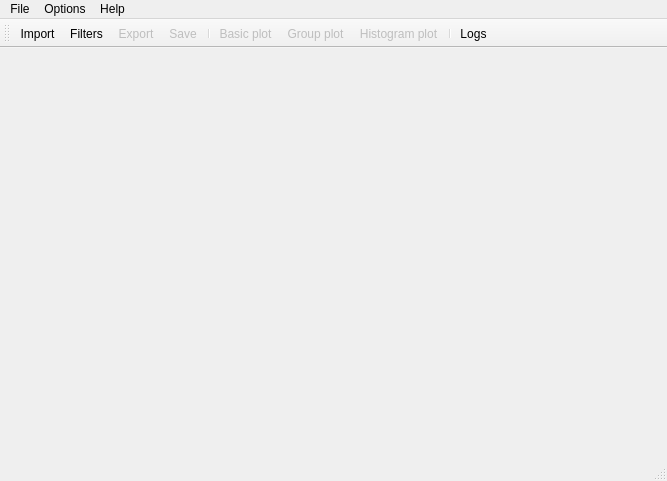
<?xml version="1.0" encoding="UTF-8"?>
<ui version="4.0">
 <class>VolbxMain</class>
 <widget class="QMainWindow" name="VolbxMain">
  <property name="geometry">
   <rect>
    <x>0</x>
    <y>0</y>
    <width>667</width>
    <height>481</height>
   </rect>
  </property>
  <property name="windowTitle">
   <string>Volbx</string>
  </property>
  <widget class="QWidget" name="centralWidget">
   <layout class="QVBoxLayout" name="verticalLayout">
    <property name="spacing">
     <number>1</number>
    </property>
    <property name="margin">
     <number>1</number>
    </property>
   </layout>
  </widget>
  <widget class="QMenuBar" name="menuBar">
   <property name="geometry">
    <rect>
     <x>0</x>
     <y>0</y>
     <width>667</width>
     <height>18</height>
    </rect>
   </property>
   <widget class="QMenu" name="menuPlik">
    <property name="title">
     <string>File</string>
    </property>
    <addaction name="actionImportData"/>
    <addaction name="actionFilters"/>
    <addaction name="actionHistogram"/>
    <addaction name="actionExport"/>
    <addaction name="actionSaveDatasetAs"/>
    <addaction name="separator"/>
    <addaction name="actionLogs"/>
    <addaction name="actionExit"/>
   </widget>
   <widget class="QMenu" name="menuTemp">
    <property name="title">
     <string>Help</string>
    </property>
    <addaction name="actionTutorials"/>
    <addaction name="separator"/>
    <addaction name="actionAbout"/>
   </widget>
   <widget class="QMenu" name="menuOptions">
    <property name="title">
     <string>Options</string>
    </property>
   </widget>
   <addaction name="menuPlik"/>
   <addaction name="menuOptions"/>
   <addaction name="menuTemp"/>
  </widget>
  <widget class="QToolBar" name="mainToolBar">
   <property name="enabled">
    <bool>true</bool>
   </property>
   <property name="windowTitle">
    <string>Tool bar</string>
   </property>
   <attribute name="toolBarArea">
    <enum>TopToolBarArea</enum>
   </attribute>
   <attribute name="toolBarBreak">
    <bool>false</bool>
   </attribute>
   <addaction name="actionImportData"/>
   <addaction name="actionFilters"/>
   <addaction name="actionExport"/>
   <addaction name="actionSaveDatasetAs"/>
   <addaction name="separator"/>
   <addaction name="actionBasic_plot"/>
   <addaction name="actionGroup_plot"/>
   <addaction name="actionHistogram"/>
   <addaction name="separator"/>
   <addaction name="actionLogs"/>
  </widget>
  <widget class="QStatusBar" name="statusBar"/>
  <action name="actionExit">
   <property name="text">
    <string>Exit</string>
   </property>
  </action>
  <action name="actionFilters">
   <property name="icon">
    <iconset resource="../Resources/Resources.qrc">
     <normaloff>:/Icons/Images/filter.png</normaloff>:/Icons/Images/filter.png</iconset>
   </property>
   <property name="text">
    <string>Filters</string>
   </property>
  </action>
  <action name="actionLogs">
   <property name="text">
    <string>Logs</string>
   </property>
  </action>
  <action name="actionHistogram">
   <property name="enabled">
    <bool>false</bool>
   </property>
   <property name="icon">
    <iconset resource="../Resources/Resources.qrc">
     <normaloff>:/Icons/Images/charts.png</normaloff>:/Icons/Images/charts.png</iconset>
   </property>
   <property name="text">
    <string>Histogram plot</string>
   </property>
   <property name="toolTip">
    <string>Histogram plot</string>
   </property>
  </action>
  <action name="actionAbout">
   <property name="text">
    <string>About...</string>
   </property>
  </action>
  <action name="actionExport">
   <property name="enabled">
    <bool>false</bool>
   </property>
   <property name="icon">
    <iconset resource="../Resources/Resources.qrc">
     <normaloff>:/Icons/Images/export.png</normaloff>:/Icons/Images/export.png</iconset>
   </property>
   <property name="text">
    <string>Export</string>
   </property>
  </action>
  <action name="actionSaveDatasetAs">
   <property name="enabled">
    <bool>false</bool>
   </property>
   <property name="text">
    <string>Save</string>
   </property>
   <property name="toolTip">
    <string>Save data</string>
   </property>
  </action>
  <action name="actionSendErrorOrIdea">
   <property name="text">
    <string>Submit bug or idea</string>
   </property>
  </action>
  <action name="actionBugReport">
   <property name="text">
    <string>Check submission status</string>
   </property>
  </action>
  <action name="actionImportData">
   <property name="text">
    <string>Import</string>
   </property>
  </action>
  <action name="actionTutorials">
   <property name="text">
    <string>Tutorials</string>
   </property>
  </action>
  <action name="actionCheckForNewVersion">
   <property name="text">
    <string>Check for updates now</string>
   </property>
  </action>
  <action name="actionUpdateAuto">
   <property name="checkable">
    <bool>true</bool>
   </property>
   <property name="text">
    <string>Update automatically</string>
   </property>
   <property name="toolTip">
    <string>Check for updates on start</string>
   </property>
  </action>
  <action name="actionBasic_plot">
   <property name="enabled">
    <bool>false</bool>
   </property>
   <property name="icon">
    <iconset resource="../Resources/Resources.qrc">
     <normaloff>:/Icons/Images/basics.png</normaloff>:/Icons/Images/basics.png</iconset>
   </property>
   <property name="text">
    <string>Basic plot</string>
   </property>
   <property name="toolTip">
    <string>Basic plot</string>
   </property>
  </action>
  <action name="actionGroup_plot">
   <property name="enabled">
    <bool>false</bool>
   </property>
   <property name="icon">
    <iconset resource="../Resources/Resources.qrc">
     <normaloff>:/Icons/Images/grouping.png</normaloff>:/Icons/Images/grouping.png</iconset>
   </property>
   <property name="text">
    <string>Group plot</string>
   </property>
   <property name="toolTip">
    <string>Group plot</string>
   </property>
  </action>
 </widget>
 <layoutdefault spacing="6" margin="11"/>
 <resources>
  <include location="../Resources/Resources.qrc"/>
 </resources>
 <connections/>
</ui>
